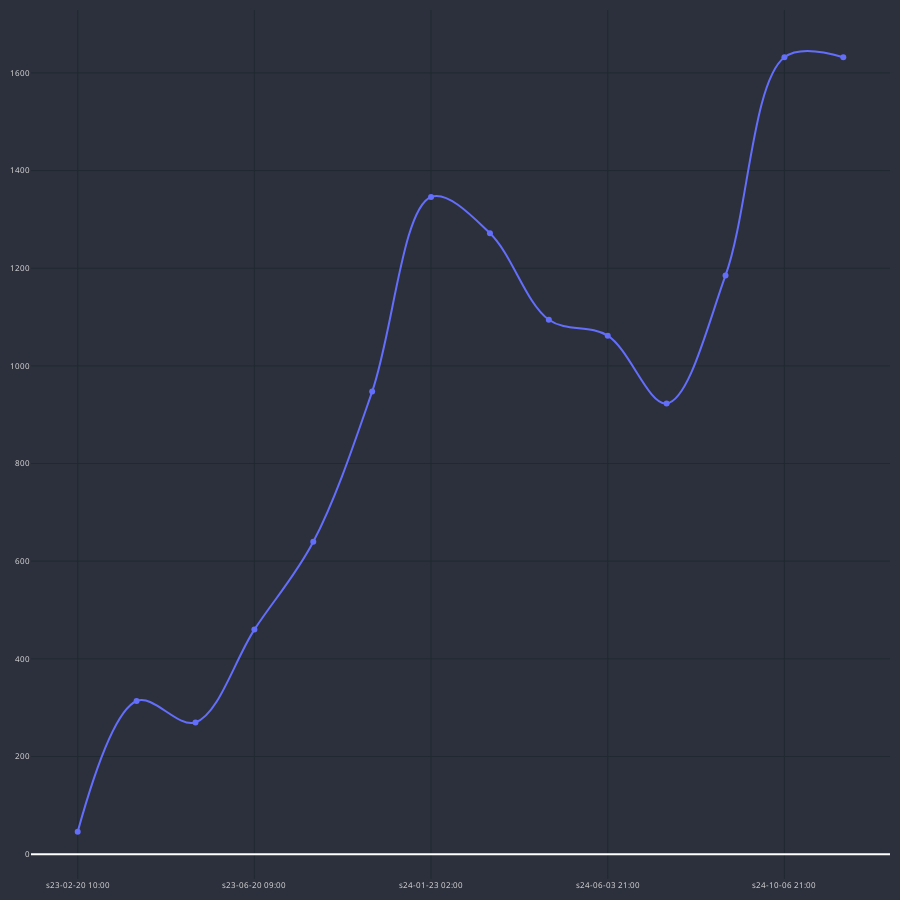

Write notebook code for a chart like this one.
### Code cell
cp = CandlePlot(df_trades, candles=False)
cp.show_plot(line_traces=["GAIN_C"])

### Figure 1 — Plotly figure (JSON) as saved in the notebook; plotly's stock layout.template omitted (floating-point values rounded to 4 significant figures)
{"data": [{"line": {"shape": "spline", "width": 2}, "name": "GAIN_C", "type": "scatter", "x": ["s23-02-20 10:00", "s23-03-17 13:00", "s23-05-19 09:00", "s23-06-20 09:00", "s23-08-15 17:00", "s23-10-19 09:00", "s24-01-23 02:00", "s24-05-13 09:00", "s24-05-27 21:00", "s24-06-03 21:00", "s24-07-05 01:00", "s24-07-18 01:00", "s24-10-06 21:00", "s25-02-13 18:00"], "y": [45.8, 313.6, 269.8, 459.9, 639.7, 947.4, 1346.0, 1272.0, 1095.0, 1062.0, 923.0, 1185.0, 1632.0, 1632.0]}], "layout": {"font": {"color": "#e1e1e1", "size": 8}, "height": 900, "margin": {"b": 10, "l": 10, "r": 10, "t": 10}, "paper_bgcolor": "#2c303c", "plot_bgcolor": "#2c303c", "width": 900, "xaxis": {"gridcolor": "#1f292f", "nticks": 5, "rangeslider": {"visible": false}}, "yaxis": {"gridcolor": "#1f292f"}}}
